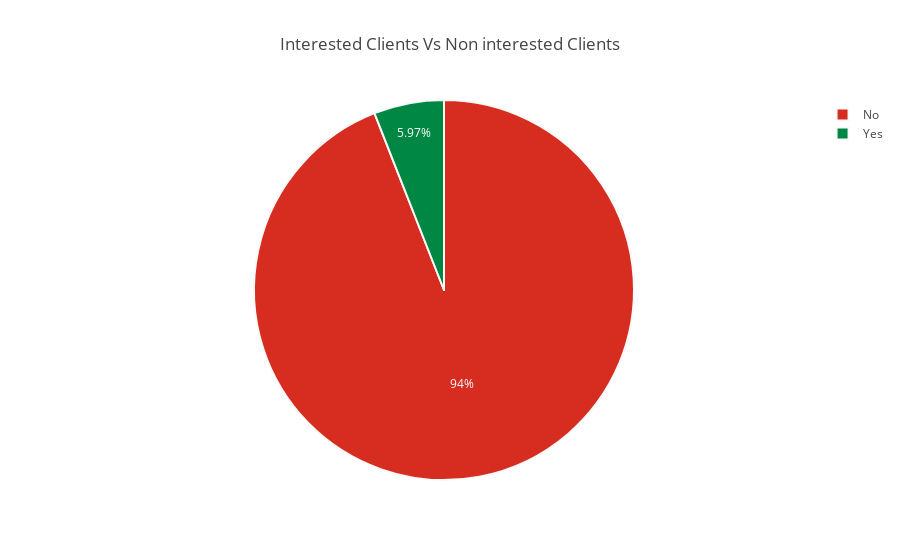

Notebook code for this chart:
### Markdown cell above
### Data Exploration :

### Code cell
labels = ['Yes','No']
values = [len(df[df.CLASS == 'Yes']),len(df[df.CLASS == 'No'])]
colors = ['#008744','#d62d20']
trace = go.Pie(labels=labels, values=values,
               hoverinfo='label+percent', textinfo='percent', 
               marker=dict(colors=colors,line=dict(color='#f9f9f9', width=2)),
              )
layout = go.Layout(
    title='Interested Clients Vs Non interested Clients'
)
fig = go.Figure(data=[trace], layout=layout)
iplot(fig)

### Figure 1 — Plotly figure (JSON) as saved in the notebook; plotly's stock layout.template omitted (floating-point values rounded to 4 significant figures)
{"data": [{"hoverinfo": "label+percent", "labels": ["Yes", "No"], "marker": {"colors": ["#008744", "#d62d20"], "line": {"color": "#f9f9f9", "width": 2}}, "textinfo": "percent", "type": "pie", "values": [586, 9236]}], "layout": {"title": "Interested Clients Vs Non interested Clients"}}
